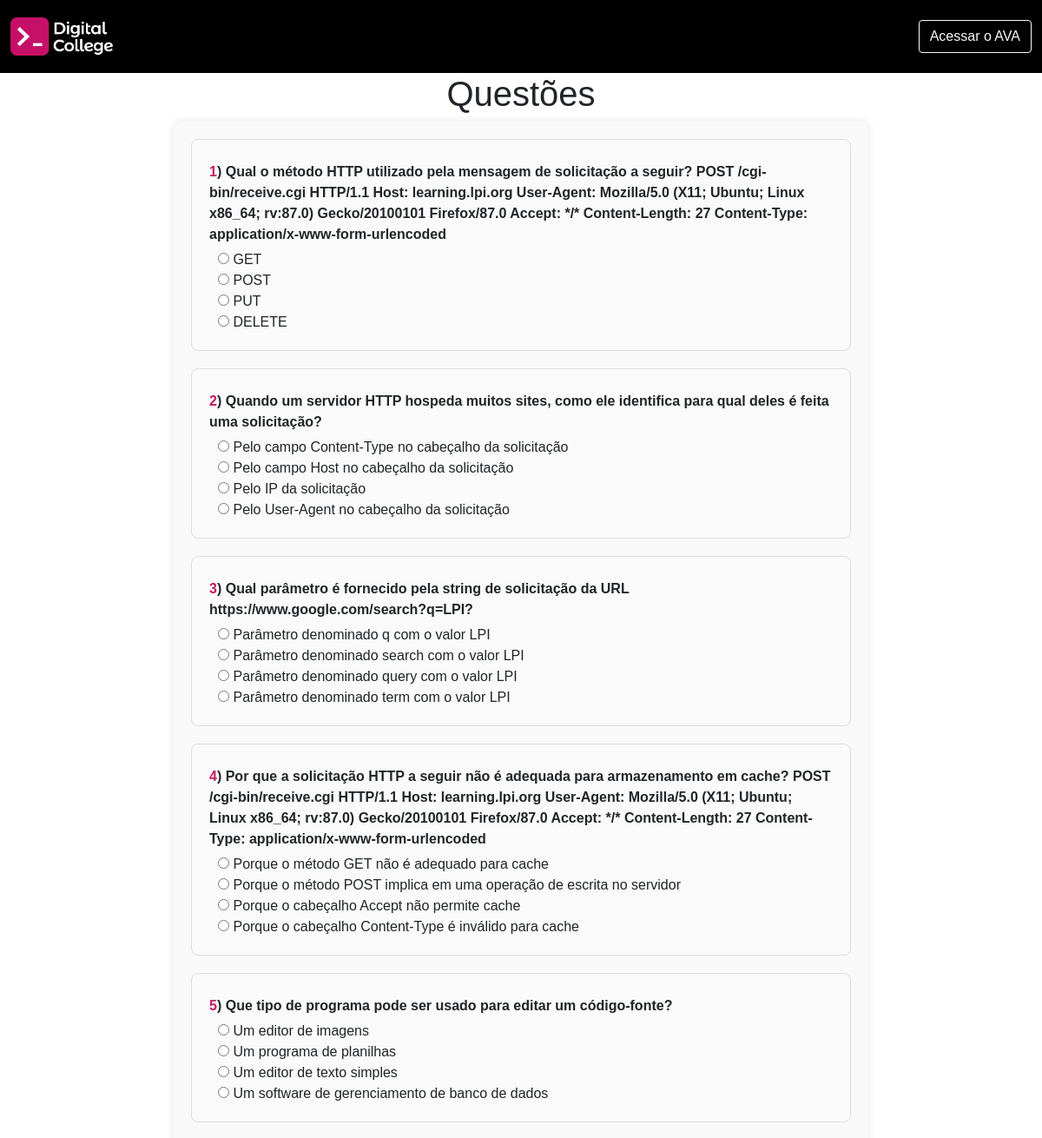
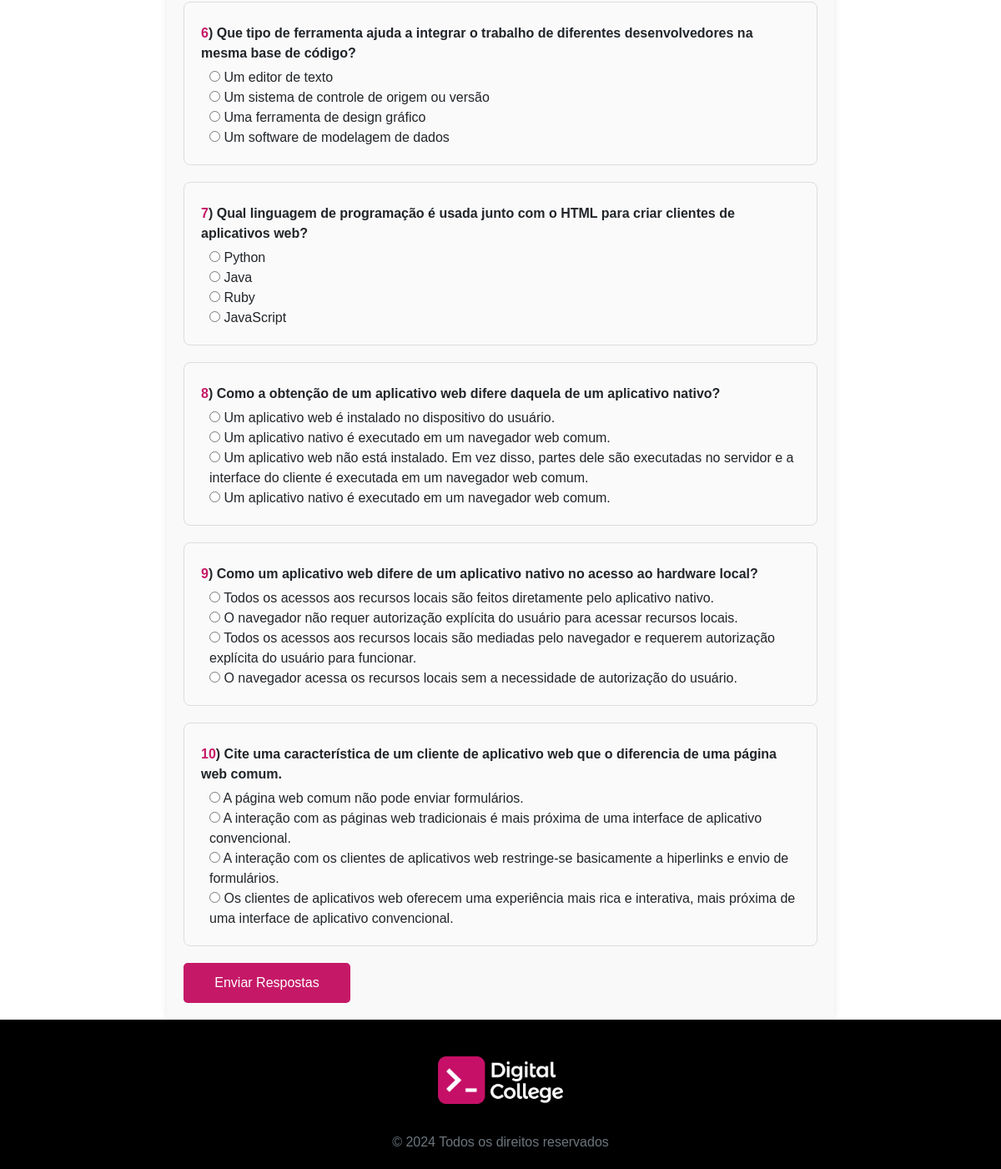
Page /questoesIntroducao/questaoIntro.php on the committed database (2 pictures, top to bottom).
### tables this page shows
CREATE TABLE questoes(
	id INT PRIMARY KEY NOT NULL AUTO_INCREMENT,
    numero INT NOT NULL,
	enunciado VARCHAR(1255) NOT NULL,
	item_a VARCHAR(1255) NOT NULL,
	item_b VARCHAR(1255) NOT NULL,
	item_c VARCHAR(1255) NOT NULL,
	item_d VARCHAR(1255) NOT NULL,
	item_certo CHAR(1),
    unidade INT NOT NULL,
    modulo INT NOT NULL
);

### process/questoes.php (called while the page is built, shortened)
<?php
include_once('conn.php');
include_once('../layouts/header.php');
$respostasCorretas = 0;
$questoesErradas = [];
if ($_SERVER['REQUEST_METHOD'] === 'POST') {
    $respostas = $_POST;
    $totalQuestões = count($respostas);
    foreach ($respostas as $questao_id => $resposta_usuario) {
        if (strpos($questao_id, 'questao_') !== 0) {
            continue;
        }
        $id = substr($questao_id, 8);
        $sql = "SELECT item_certo, numero, item_a, item_b, item_c, item_d, enunciado FROM questoes WHERE id = ?";
        $stmt = $conn->prepare($sql);
        $stmt->bind_param('i', $id);
        $stmt->execute();
        $result = $stmt->get_result();
        if ($result->num_rows > 0) {
            $questao = $result->fetch_assoc();
            $item_certo = $questao['item_certo'];
            $numero = $questao['numero'];
            $enunciado = $questao['enunciado'];
            $respostas = [
                'A' => $questao['item_a'],
                'B' => $questao['item_b'],
                'C' => $questao['item_c'],
                'D' => $questao['item_d']
            ];
            if ($resposta_usuario === $item_certo) {
                $respostasCorretas++;
            } else {
                $questoesErradas[] = [
                    'numero' => $numero,
                    'enunciado' => $enunciado,
                    'resposta_usuario' => $respostas[$resposta_usuario],
                    'item_certo' => $respostas[$item_certo],
                    'resposta_usuario_letra' => array_search($resposta_usuario, $respostas),
                    'item_certo_letra' => array_search($item_certo, $respostas)
                ];
            }
        }
    }
    $nota = $respostasCorretas / $totalQuestões * 10;
    $mensagem = $nota > 7 ? "Parabéns, sua nota foi: " . number_format($nota, 2) : "Revise o conteúdo, sua nota foi: " . number_format($nota, 2);
    $notaClass = $nota > 7 ? 'nota-alta' : 'nota-baixa';
    echo "<div class='resultado $notaClass'>";
    echo "<h2>Resultado do Quiz</h2>";
    echo "<p>$mensagem</p>";
    echo "<p>Você acertou " . htmlspecialchars($respostasCorretas) . " de " . htmlspecialchars($totalQuestões) . " questões.</p>";
    echo "</div>";
    if (!empty($questoesErradas)) {
        echo "<div class='questoes-erradas'>";
        echo "<h3>Questões que você errou:</h3>";
        echo "<table>";
        echo "<tr><th>Número da Questão</th><th>Enunciado</th><th>Resposta Dada</th><th>Resposta Correta</th></tr>";
        foreach ($questoesErradas as $questaoErrada) {
            echo "<tr>";
            echo "<td>" . htmlspecialchars($questaoErrada['numero']) . "</td>";
            echo "<td>" . htmlspecialchars($questaoErrada['enunciado']) . "</td>";
            echo "<td>" . htmlspecialchars($questaoErrada['resposta_usuario']) . "</td>";
            echo "<td>" . htmlspecialchars($questaoErrada['item_certo']) . "</td>";
            echo "</tr>";
        }
        echo "</table>";
        echo "</div>";
    }
} else {
    $questoes_query = "SELECT id, numero, enunciado, item_a, item_b, item_c, item_d, unidade, modulo FROM questoes";
    $result = $conn->query($questoes_query);
    if ($result) {
        $questoes = $result->fetch_all(MYSQLI_ASSOC);
    } else {
        $questoes = [];
    }
}
?>

### questoesIntroducao/questaoIntro.php (the view, shortened to what this page needs)
<?php
    include_once('../process/questoes.php');
?>
<h1 style="text-align: center;">Questões</h1>
<form id="quizForm" method="post" action="../process/questoes.php">
    <?php foreach ($questoes as $questao): ?>
        <?php if ($questao["modulo"] == 2): ?>
            <?php if ($questao["unidade"] == 1): ?>
            <div class="question">
                <p><strong class="nQuestion"><?php echo $questao['numero'] ?></strong><strong>) </strong><strong><?php echo htmlspecialchars($questao["enunciado"]); ?></strong></p>
                <div class="options">
                    <label><input type="radio" name="questao_<?php echo $questao["id"]; ?>" value="A"> <?php echo htmlspecialchars($questao["item_a"]); ?></label>
                    <br>
                    <label><input type="radio" name="questao_<?php echo $questao["id"]; ?>" value="B"> <?php echo htmlspecialchars($questao["item_b"]); ?></label>
                    <br>
                    <label><input type="radio" name="questao_<?php echo $questao["id"]; ?>" value="C"> <?php echo htmlspecialchars($questao["item_c"]); ?></label>
                    <br>
                    <label><input type="radio" name="questao_<?php echo $questao["id"]; ?>" value="D"> <?php echo htmlspecialchars($questao["item_d"]); ?></label>
                    <br>
                </div>
            </div>
            <?php endif; ?>
        <?php endif; ?>
    <?php endforeach; ?>
    <button type="submit">Enviar Respostas</button>
</form>
<?php include('../layouts/footer.php') ?>

### assets/css/estilo.css (style rules this page uses)
*, *::before, *::after { box-sizing: border-box; margin: 0; padding: 0%; }
:root { --FonteMontserrat: 'Montserrat', sans-serif !important; --CorDC01: #C61067; --CorDC02: #623CEA; --CorDC03: #F9E784; --CorDC04: #02394A; --CorDC05: #0B39B4; --CorPreta: #000000; --CorBranca: #FFF; --CorTopico: var(--CorDC01); --CorSubtopico: var(--CorDC04); --CorApresentacao: #623CEA; --CorImportante: #ff0000; --CorImportanteClaro: #ffe2d7; --CorFiqueAtento: #f1a923; --CorFiqueAtentoClaro: #fdefd4; --CorReflita: #65d1e7; --CorReflitaClaro: #d7f8ff; --CorExemplo: #32e1d9; --CorExemploClaro: #d7ffdd; --CorSaibaMais: #36a5b1; --CorSaibaMaisClaro: #d6fbff; --CorCuriosidade: #435266; --CorCuriosidadeClaro: #d3e5fd; --CorResumo: #c79d60; --CorResumoClaro: #fdecd3; }
* { font-family: var(--FonteMontserrat); font-weight: light; }
#quizForm { width: 80%; max-width: 800px; margin: 0 auto; padding: 20px; background-color: #f9f9f9; border-radius: 8px; box-shadow: 0 0 10px rgba(0, 0, 0, 0.1); }
.question { margin-bottom: 20px; padding: 15px; border: 1px solid #ddd; border-radius: 8px; background-color: #fff; }
.question p { margin: 5px 0; }
.question label { margin-left: 10px; }
button { background-color: #007bff; color: #fff; border: none; padding: 10px 20px; border-radius: 5px; cursor: pointer; font-size: 16px; }
.nQuestion { color: #c51967; }
button { background-color:#c51967; color: #fff; padding: 12px 25px; border-radius: 5px; cursor: pointer; display: block; width: 100%; max-width: 200px; transition: 0.3s; }
.question { margin-bottom: 20px; padding: 20px; border: 1px solid #ddd; border-radius: 8px; background-color: #fafafa; transition: border-color 0.3s ease; }

### rows in the picture
questoes: numero "1", enunciado "Qual o método HTTP utilizado pela mensagem de solicitação a seguir? POST /cgi-bin/receive.cgi HTTP/1.1 Host: learning.lpi.org User-Agent: Mozilla/5.0 (X11; Ubuntu; Linux x86_64; rv:87.0) Gecko/20100101 Firefox/87.0 Accept: */* Content-Length: 27 Content-Type: application/x-www-form-urlencoded", item_a "GET", item_b "POST", item_c "PUT", item_d "DELETE"
questoes: numero "2", enunciado "Quando um servidor HTTP hospeda muitos sites, como ele identifica para qual deles é feita uma solicitação?", item_a "Pelo campo Content-Type no cabeçalho da solicitação", item_b "Pelo campo Host no cabeçalho da solicitação", item_c "Pelo IP da solicitação", item_d "Pelo User-Agent no cabeçalho da solicitação"
questoes: numero "3", enunciado "Qual parâmetro é fornecido pela string de solicitação da URL https://www.google.com/search?q=LPI?", item_a "Parâmetro denominado q com o valor LPI", item_b "Parâmetro denominado search com o valor LPI", item_c "Parâmetro denominado query com o valor LPI", item_d "Parâmetro denominado term com o valor LPI"
questoes: numero "4", enunciado "Por que a solicitação HTTP a seguir não é adequada para armazenamento em cache? POST /cgi-bin/receive.cgi HTTP/1.1 Host: learning.lpi.org User-Agent: Mozilla/5.0 (X11; Ubuntu; Linux x86_64; rv:87.0) Gecko/20100101 Firefox/87.0 Accept: */* Content-Length: 27 Content-Type: application/x-www-form-urlencoded", item_a "Porque o método GET não é adequado para cache", item_b "Porque o método POST implica em uma operação de escrita no servidor", item_c "Porque o cabeçalho Accept não permite cache", item_d "Porque o cabeçalho Content-Type é inválido para cache"
questoes: numero "5", enunciado "Que tipo de programa pode ser usado para editar um código-fonte?", item_a "Um editor de imagens", item_b "Um programa de planilhas", item_c "Um editor de texto simples", item_d "Um software de gerenciamento de banco de dados"
questoes: numero "6", enunciado "Que tipo de ferramenta ajuda a integrar o trabalho de diferentes desenvolvedores na mesma base de código?", item_a "Um editor de texto", item_b "Um sistema de controle de origem ou versão", item_c "Uma ferramenta de design gráfico", item_d "Um software de modelagem de dados"
questoes: numero "7", enunciado "Qual linguagem de programação é usada junto com o HTML para criar clientes de aplicativos web?", item_a "Python", item_b "Java", item_c "Ruby", item_d "JavaScript"
questoes: numero "8", enunciado "Como a obtenção de um aplicativo web difere daquela de um aplicativo nativo?", item_a "Um aplicativo web é instalado no dispositivo do usuário.", item_b "Um aplicativo nativo é executado em um navegador web comum.", item_c "Um aplicativo web não está instalado. Em vez disso, partes dele são executadas no servidor e a interface do cliente é executada em um navegador web comum.", item_d "Um aplicativo nativo é executado em um navegador web comum."
questoes: numero "9", enunciado "Como um aplicativo web difere de um aplicativo nativo no acesso ao hardware local?", item_a "Todos os acessos aos recursos locais são feitos diretamente pelo aplicativo nativo.", item_b "O navegador não requer autorização explícita do usuário para acessar recursos locais.", item_c "Todos os acessos aos recursos locais são mediadas pelo navegador e requerem autorização explícita do usuário para funcionar.", item_d "O navegador acessa os recursos locais sem a necessidade de autorização do usuário."
questoes: numero "10", enunciado "Cite uma característica de um cliente de aplicativo web que o diferencia de uma página web comum.", item_a "A página web comum não pode enviar formulários.", item_b "A interação com as páginas web tradicionais é mais próxima de uma interface de aplicativo convencional.", item_c "A interação com os clientes de aplicativos web restringe-se basicamente a hiperlinks e envio de formulários.", item_d "Os clientes de aplicativos web oferecem uma experiência mais rica e interativa, mais próxima de uma interface de aplicativo convencional."
